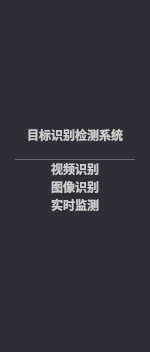
     <widget class="QWidget" name="left" native="true">
      <property name="sizePolicy">
       <sizepolicy hsizetype="Fixed" vsizetype="Expanding">
        <horstretch>0</horstretch>
        <verstretch>0</verstretch>
       </sizepolicy>
      </property>
      <property name="minimumSize">
       <size>
        <width>150</width>
        <height>0</height>
       </size>
      </property>
      <property name="maximumSize">
       <size>
        <width>150</width>
        <height>16777215</height>
       </size>
      </property>
      <property name="mouseTracking">
       <bool>true</bool>
      </property>
      <property name="styleSheet">
       <string notr="true">background: #2e2e36;</string>
      </property>
      <layout class="QVBoxLayout" name="verticalLayout">
       <property name="spacing">
        <number>0</number>
       </property>
       <property name="leftMargin">
        <number>0</number>
       </property>
       <property name="topMargin">
        <number>10</number>
       </property>
       <property name="rightMargin">
        <number>0</number>
       </property>
       <property name="bottomMargin">
        <number>0</number>
       </property>
       <item>
        <widget class="QLabel" name="icon_1">
         <property name="sizePolicy">
          <sizepolicy hsizetype="Expanding" vsizetype="Expanding">
           <horstretch>0</horstretch>
           <verstretch>0</verstretch>
          </sizepolicy>
         </property>
         <property name="minimumSize">
          <size>
           <width>150</width>
           <height>100</height>
          </size>
         </property>
         <property name="maximumSize">
          <size>
           <width>150</width>
           <height>100</height>
          </size>
         </property>
         <property name="mouseTracking">
          <bool>true</bool>
         </property>
         <property name="styleSheet">
          <string notr="true">image: url(:/icon/resources/识别图标.png);

background-color: #2e2e36;</string>
         </property>
         <property name="text">
          <string/>
         </property>
         <property name="wordWrap">
          <bool>false</bool>
         </property>
         <property name="buddy">
          <cstring></cstring>
         </property>
        </widget>
       </item>
       <item alignment="Qt::AlignHCenter">
        <widget class="QLabel" name="icon_bottom_label">
         <property name="minimumSize">
          <size>
           <width>120</width>
           <height>50</height>
          </size>
         </property>
         <property name="maximumSize">
          <size>
           <width>120</width>
           <height>50</height>
          </size>
         </property>
         <property name="font">
          <font>
           <family>等线</family>
           <weight>75</weight>
           <bold>true</bold>
          </font>
         </property>
         <property name="styleSheet">
          <string notr="true">background: #2e2e36;
color: #cccccc;
border-bottom:0.5px solid rgb(240, 240, 240,30%);

</string>
         </property>
         <property name="frameShape">
          <enum>QFrame::NoFrame</enum>
         </property>
         <property name="frameShadow">
          <enum>QFrame::Plain</enum>
         </property>
         <property name="lineWidth">
          <number>0</number>
         </property>
         <property name="text">
          <string>&lt;html&gt;&lt;head/&gt;&lt;body&gt;&lt;p&gt;目标识别检测系统&lt;/p&gt;&lt;/body&gt;&lt;/html&gt;</string>
         </property>
         <property name="scaledContents">
          <bool>false</bool>
         </property>
         <property name="alignment">
          <set>Qt::AlignCenter</set>
         </property>
        </widget>
       </item>
       <item>
        <widget class="QListWidget" name="left_widget">
         <property name="minimumSize">
          <size>
           <width>150</width>
           <height>0</height>
          </size>
         </property>
         <property name="maximumSize">
          <size>
           <width>150</width>
           <height>16777215</height>
          </size>
         </property>
         <property name="baseSize">
          <size>
           <width>0</width>
           <height>0</height>
          </size>
         </property>
         <property name="mouseTracking">
          <bool>true</bool>
         </property>
         <property name="styleSheet">
          <string notr="true">QListWidget, QListView, QTreeWidget, QTreeView {
    outline: 0px;
}

QListWidget {
    
    color: #cccccc;
    background: #2e2e36;
}

QListWidget::Item:selected {
    background: #26262e;
	color: #fd7e19;
    border-left: 5px solid #fd9536;
	
}
HistoryPanel:hover {
    background: rgb(52, 52, 52);
}</string>
         </property>
         <property name="frameShape">
          <enum>QFrame::NoFrame</enum>
         </property>
         <property name="selectionRectVisible">
          <bool>false</bool>
         </property>
         <item>
          <property name="text">
           <string>视频识别</string>
          </property>
          <property name="font">
           <font>
            <weight>75</weight>
            <bold>true</bold>
           </font>
          </property>
          <property name="textAlignment">
           <set>AlignCenter</set>
          </property>
          <property name="icon">
           <iconset>
            <normaloff>:/icon/test/resource/极速响应.png</normaloff>
            <selectedoff>:/icon/test/resource/极速识别.png</selectedoff>:/icon/test/resource/极速响应.png</iconset>
          </property>
         </item>
         <item>
          <property name="text">
           <string>图像识别</string>
          </property>
          <property name="font">
           <font>
            <weight>75</weight>
            <bold>true</bold>
           </font>
          </property>
          <property name="textAlignment">
           <set>AlignCenter</set>
          </property>
          <property name="icon">
           <iconset>
            <normaloff>:/icon/test/resource/文字.png</normaloff>
            <selectedoff>:/icon/test/resource/文字 (1).png</selectedoff>:/icon/test/resource/文字.png</iconset>
          </property>
         </item>
         <item>
          <property name="text">
           <string>实时监测</string>
          </property>
          <property name="font">
           <font>
            <weight>75</weight>
            <bold>true</bold>
           </font>
          </property>
          <property name="textAlignment">
           <set>AlignCenter</set>
          </property>
         </item>
        </widget>
       </item>
      </layout>
     </widget>
